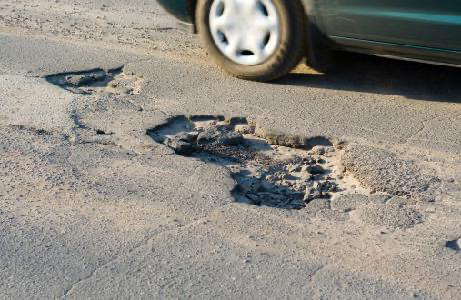
#> input picture assets/samples/images/potholes19.png, 461 x 300 px, found by its file name
$ python carregarImagem.py
#> lines starting #> are read from the running program, lines starting #| are printed output that depends on the picture; after the words box and inside, x2 and y2 are one past the last pixel; in counts of white or black regions, pixels touching at a corner belong together
import cv2
import numpy as np

import matplotlib.pyplot as plt

# Exemplo de fluxo inicial
img = cv2.imread('../projeto-pdi-2026/assets/samples/images/potholes19.png')
#> img is the input picture: shape (300, 461, 3); mean B, G, R 131.1, 139.2, 143.9
gray = cv2.cvtColor(img, cv2.COLOR_BGR2GRAY)
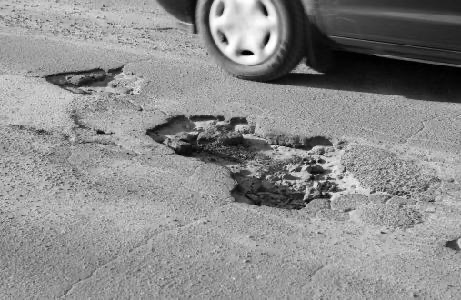
#> gray: shape (300, 461); min 0, max 255, mean 139.7
blur = cv2.GaussianBlur(gray, (5, 5), 0)
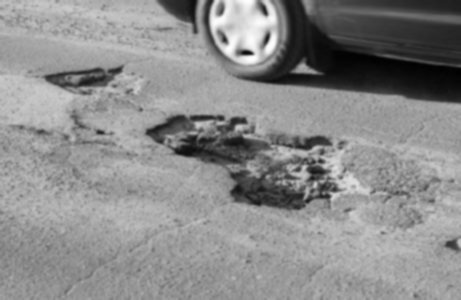
#> blur: shape (300, 461); min 1, max 253, mean 139.7
edges = cv2.Canny(blur, 50, 150) # Detecção de Bordas (Canny) exigida [6]
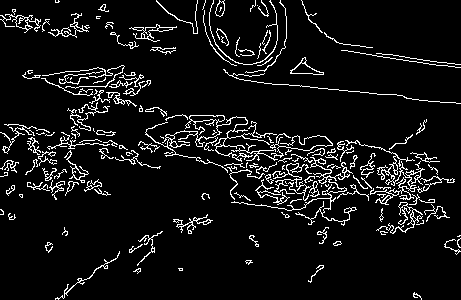
#> edges: shape (300, 461); 7.5% white in thin lines or dots


# Converter de BGR para RGB para exibição correta
img_rgb = cv2.cvtColor(img, cv2.COLOR_BGR2RGB)

# Criar uma visualização lado a lado (Original vs Bordas)
plt.figure(figsize=(12, 6))

plt.subplot(1, 2, 1)
plt.title('Imagem Original')
plt.imshow(img_rgb)
plt.axis('off')

plt.subplot(1, 2, 2)
plt.title('Bordas (Canny)')
plt.imshow(edges, cmap='gray')
plt.axis('off')

plt.show()
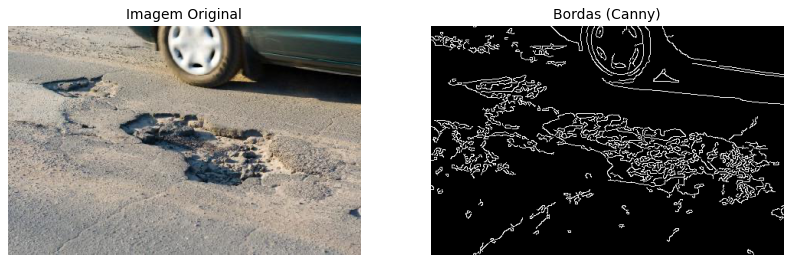
#> figure drawn by matplotlib, 2 panels

$ run again, with assets/samples/images/potholes30.png copied over assets/samples/images/potholes19.png
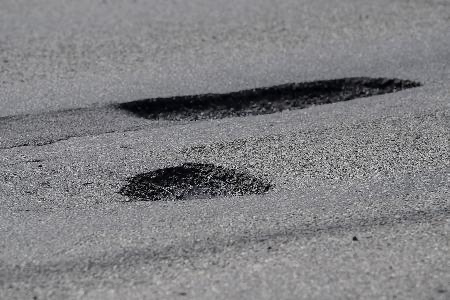
#> input picture assets/samples/images/potholes30.png, 450 x 300 px, found by its file name
#> img is the input picture: shape (300, 450, 3); mean B, G, R 131.3, 128.6, 128.7
#> `edges = cv2.Canny(blur, 50, 150)`:
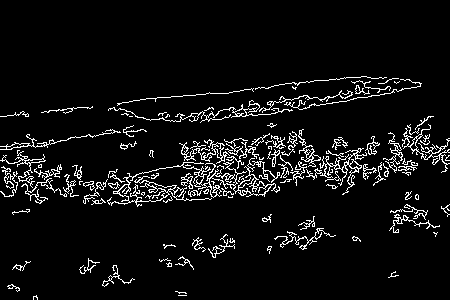
#> edges: shape (300, 450); 6.3% white in thin lines or dots, all inside (x1, y1, x2, y2) = (0, 76, 450, 300)
#> `plt.show()`:
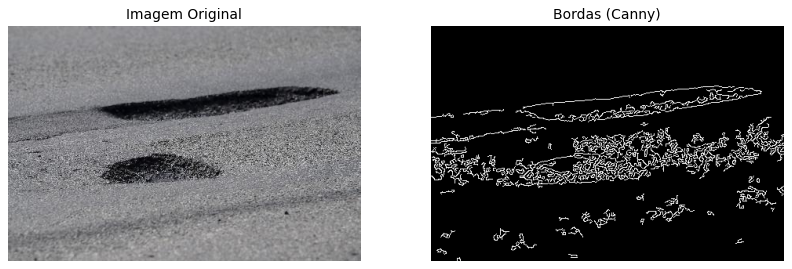
#> figure drawn by matplotlib, 2 panels

$ run again, with assets/samples/images/potholes8.png copied over assets/samples/images/potholes19.png
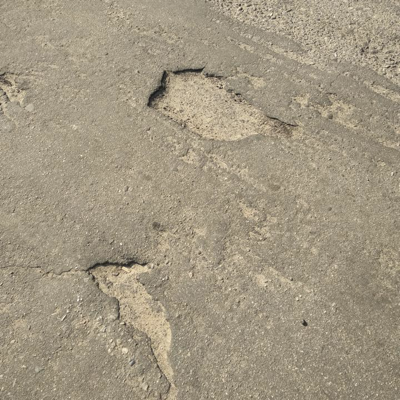
#> input picture assets/samples/images/potholes8.png, 400 x 400 px, found by its file name
#> img is the input picture: shape (400, 400, 3); mean B, G, R 130.7, 151.6, 162.2
#> `edges = cv2.Canny(blur, 50, 150)`:
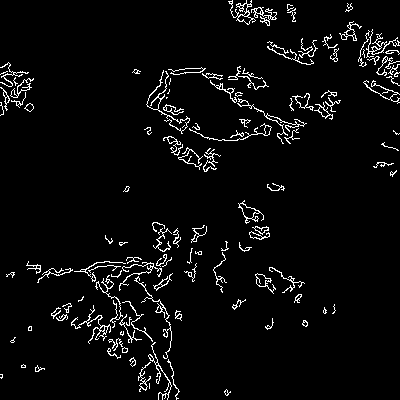
#> edges: shape (400, 400); 4.2% white in thin lines or dots
#> `plt.show()`:
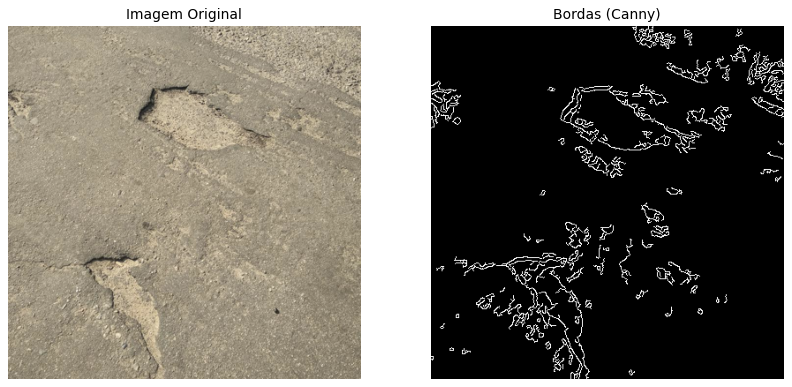
#> figure drawn by matplotlib, 2 panels
